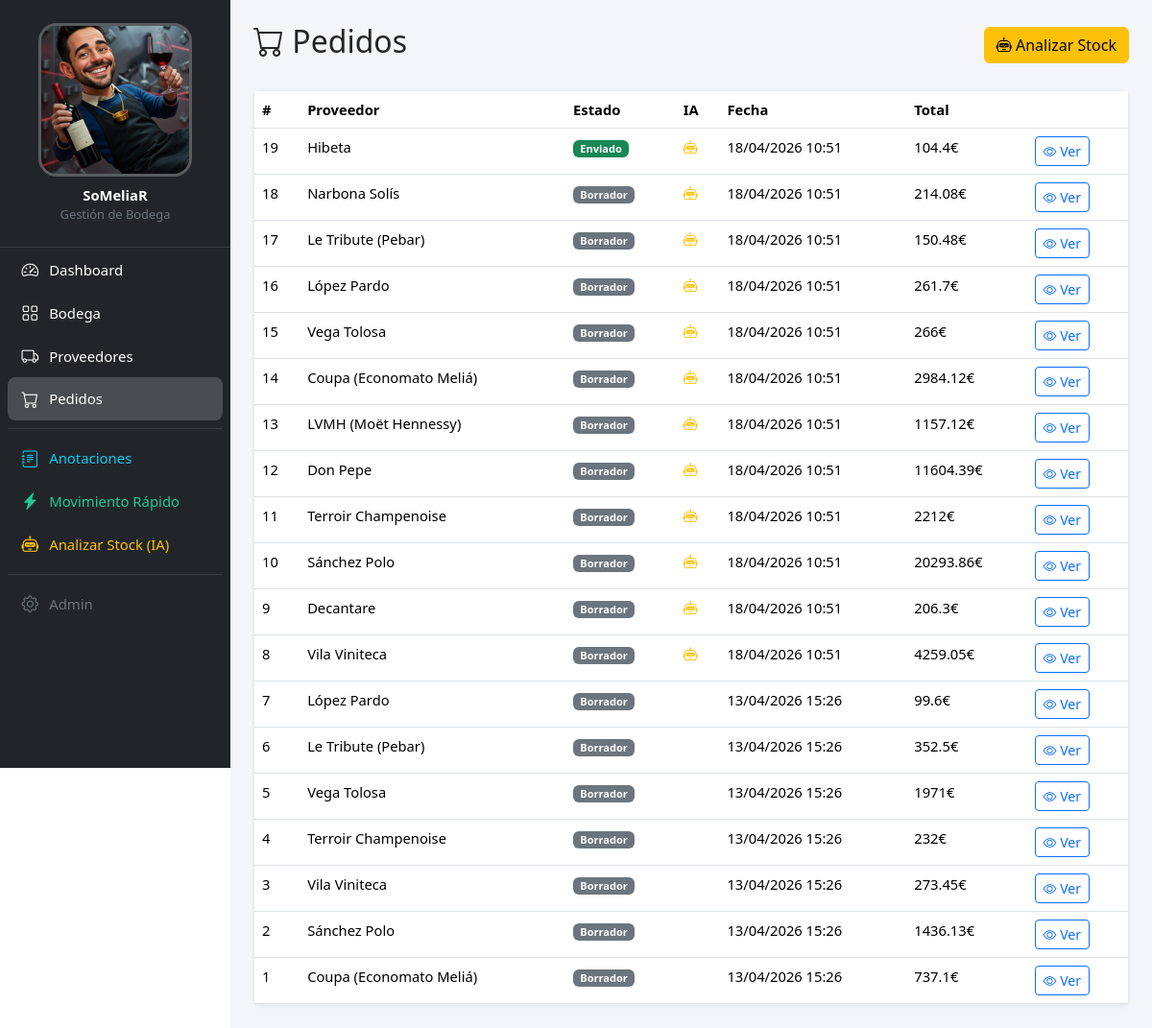
Page /pedidos/ on the committed database.
### pedidos/models.py (models this page shows, shortened)
class Pedido(models.Model):
    class Estado(models.TextChoices):
        BORRADOR = "borrador", "Borrador"
        PENDIENTE = "pendiente", "Pendiente de revisión"
        ENVIADO = "enviado", "Enviado"
        RECIBIDO = "recibido", "Recibido"
    proveedor = models.ForeignKey(
        "proveedores.Proveedor",
        on_delete=models.CASCADE,
        related_name="pedidos",
    )
    fecha_creacion = models.DateTimeField(auto_now_add=True)
    estado = models.CharField(
        max_length=20, choices=Estado.choices, default=Estado.BORRADOR, db_index=True
    )
    generado_por_ia = models.BooleanField(default=False)
    texto_ia = models.TextField("texto generado por IA", blank=True)
    notas = models.TextField(blank=True)
    class Meta:
        ordering = ["-fecha_creacion"]
        verbose_name = "pedido"
        verbose_name_plural = "pedidos"
    @property
    def total(self):
        return sum(
            linea.precio_unitario * (linea.cantidad_final or linea.cantidad_sugerida)
            for linea in self.lineas.all()
        )

class LineaPedido(models.Model):
    pedido = models.ForeignKey(
        Pedido, on_delete=models.CASCADE, related_name="lineas"
    )
    vino = models.ForeignKey(
        "bodega.Vino", on_delete=models.CASCADE, related_name="lineas_pedido"
    )
    cantidad_sugerida = models.PositiveIntegerField()
    cantidad_final = models.PositiveIntegerField(null=True, blank=True)
    precio_unitario = models.DecimalField(max_digits=8, decimal_places=2)
    class Meta:
        verbose_name = "línea de pedido"
        verbose_name_plural = "líneas de pedido"

### proveedores/models.py (models this page shows)
class Proveedor(models.Model):
    nombre = models.CharField(max_length=200)
    email = models.EmailField()
    telefono = models.CharField(max_length=30, blank=True)
    contacto = models.CharField(
        "persona de contacto", max_length=200, blank=True
    )
    notas = models.TextField(blank=True)
    activo = models.BooleanField(default=True)
    class Meta:
        ordering = ["nombre"]
        verbose_name = "proveedor"
        verbose_name_plural = "proveedores"
    def __str__(self):
        return self.nombre

### pedidos/views.py (the view)
# urls.py: path("", views.pedido_list, name="pedido_list"),
def pedido_list(request):
    pedidos = Pedido.objects.select_related("proveedor").all()
    return render(request, "pedidos/pedido_list.html", {"pedidos": pedidos})

### core/templatetags/fmt_filters.py (called while the page is built)
@register.filter(name="fmt_num")
def fmt_num(value):
    try:
        return f"{float(value):.2f}".rstrip("0").rstrip(".")
    except (TypeError, ValueError):
        return value

### templates/pedidos/pedido_list.html (shortened to what this page needs)
{% extends 'base.html' %}
{% load fmt_filters %}
{% block content %}
<div class="d-flex justify-content-between align-items-center mb-4">
    <h2><i class="bi bi-cart"></i> Pedidos</h2>
    <a href="{% url 'pedidos:analizar_stock' %}" class="btn btn-warning">
        <i class="bi bi-robot"></i> Analizar Stock
    </a>
</div>
<div class="card">
    <div class="card-body p-0" style="min-width:0">
        <table class="table table-hover mb-0" style="min-width:600px">
            <thead>
                <tr>
                    <th>#</th>
                    <th>Proveedor</th>
                    <th>Estado</th>
                    <th>IA</th>
                    <th>Fecha</th>
                    <th>Total</th>
                    <th></th>
                </tr>
            </thead>
            <tbody>
                {% for p in pedidos %}
                <tr>
                    <td>{{ p.pk }}</td>
                    <td>{{ p.proveedor }}</td>
                    <td>
                        <span class="badge
                            {% if p.estado == 'borrador' %}bg-secondary
                            {% elif p.estado == 'pendiente' %}bg-warning text-dark
                            {% elif p.estado == 'enviado' %}bg-success
                            {% elif p.estado == 'recibido' %}bg-primary
                            {% endif %}">
                            {{ p.get_estado_display }}
                        </span>
                    </td>
                    <td>{% if p.generado_por_ia %}<i class="bi bi-robot text-warning"></i>{% endif %}</td>
                    <td>{{ p.fecha_creacion|date:"d/m/Y H:i" }}</td>
                    <td>{{ p.total|fmt_num }}€</td>
                    <td>
                        <a href="{% url 'pedidos:pedido_detail' p.pk %}" class="btn btn-sm btn-outline-primary">
                            <i class="bi bi-eye"></i> Ver
                        </a>
                    </td>
                </tr>
                {% empty %}
                <tr><td colspan="7" class="text-muted">No hay pedidos. Usa "Analizar Stock" para generar pedidos.</td></tr>
                {% endfor %}
            </tbody>
        </table>
    </div>
</div>
{% endblock %}

### static/css/layout.css (style rules this page uses)
:root { --sidebar-width: 270px; --topbar-height: 56px; --sidebar-bg: #212529; --sidebar-border: rgba(255, 255, 255, 0.1); --link-hover-bg: rgba(255, 255, 255, 0.1); --link-active-bg: rgba(255, 255, 255, 0.18); --link-success-hover: rgba(25, 135, 84, 0.18); --link-warning-hover: rgba(255, 193, 7, 0.18); }
body { font-size: 0.92rem; }
.card { box-shadow: 0 1px 4px rgba(0, 0, 0, 0.08); border-color: rgba(0, 0, 0, 0.08); }
.card-body.p-0 { overflow-x: auto; -webkit-overflow-scrolling: touch; }
@media (min-width: 992px) and (max-width: 1399.98px) { :root { --sidebar-width: 240px; } }

### rows in the picture
Pedido: pk "19", proveedor "Hibeta", estado "Enviado", generado_por_ia True (drawn), fecha_creacion "18/04/2026 10:51", total|fmt_num "104.4"
Pedido: pk "18", proveedor "Narbona Solís", estado "Borrador", generado_por_ia True (drawn), fecha_creacion "18/04/2026 10:51", total|fmt_num "214.08"
Pedido: pk "17", proveedor "Le Tribute (Pebar)", estado "Borrador", generado_por_ia True (drawn), fecha_creacion "18/04/2026 10:51", total|fmt_num "150.48"
Pedido: pk "16", proveedor "López Pardo", estado "Borrador", generado_por_ia True (drawn), fecha_creacion "18/04/2026 10:51", total|fmt_num "261.7"
Pedido: pk "15", proveedor "Vega Tolosa", estado "Borrador", generado_por_ia True (drawn), fecha_creacion "18/04/2026 10:51", total|fmt_num "266"
Pedido: pk "14", proveedor "Coupa (Economato Meliá)", estado "Borrador", generado_por_ia True (drawn), fecha_creacion "18/04/2026 10:51", total|fmt_num "2984.12"
Pedido: pk "13", proveedor "LVMH (Moët Hennessy)", estado "Borrador", generado_por_ia True (drawn), fecha_creacion "18/04/2026 10:51", total|fmt_num "1157.12"
Pedido: pk "12", proveedor "Don Pepe", estado "Borrador", generado_por_ia True (drawn), fecha_creacion "18/04/2026 10:51", total|fmt_num "11604.39"
Pedido: pk "11", proveedor "Terroir Champenoise", estado "Borrador", generado_por_ia True (drawn), fecha_creacion "18/04/2026 10:51", total|fmt_num "2212"
Pedido: pk "10", proveedor "Sánchez Polo", estado "Borrador", generado_por_ia True (drawn), fecha_creacion "18/04/2026 10:51", total|fmt_num "20293.86"
Pedido: pk "9", proveedor "Decantare", estado "Borrador", generado_por_ia True (drawn), fecha_creacion "18/04/2026 10:51", total|fmt_num "206.3"
Pedido: pk "8", proveedor "Vila Viniteca", estado "Borrador", generado_por_ia True (drawn), fecha_creacion "18/04/2026 10:51", total|fmt_num "4259.05"
Pedido: pk "7", proveedor "López Pardo", estado "Borrador", fecha_creacion "13/04/2026 15:26", total|fmt_num "99.6"
Pedido: pk "6", proveedor "Le Tribute (Pebar)", estado "Borrador", fecha_creacion "13/04/2026 15:26", total|fmt_num "352.5"
Pedido: pk "5", proveedor "Vega Tolosa", estado "Borrador", fecha_creacion "13/04/2026 15:26", total|fmt_num "1971"
Pedido: pk "4", proveedor "Terroir Champenoise", estado "Borrador", fecha_creacion "13/04/2026 15:26", total|fmt_num "232"
Pedido: pk "3", proveedor "Vila Viniteca", estado "Borrador", fecha_creacion "13/04/2026 15:26", total|fmt_num "273.45"
Pedido: pk "2", proveedor "Sánchez Polo", estado "Borrador", fecha_creacion "13/04/2026 15:26", total|fmt_num "1436.13"
Pedido: pk "1", proveedor "Coupa (Economato Meliá)", estado "Borrador", fecha_creacion "13/04/2026 15:26", total|fmt_num "737.1"
